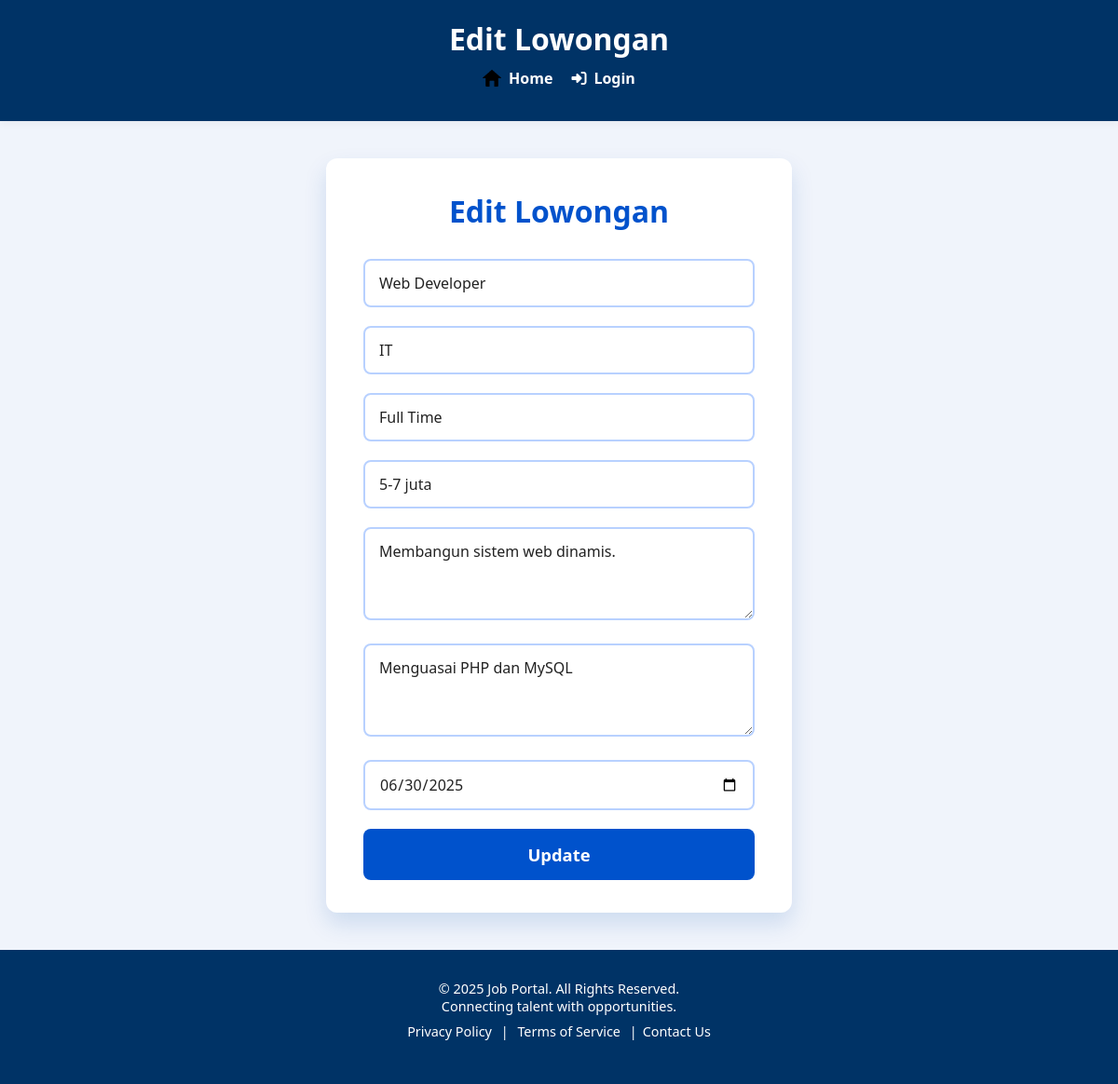
The page /edit_lowongan.php?id=1 on the database its author committed.
### tables this page shows
CREATE TABLE `lowongan` (
  `id` int(11) NOT NULL,
  `id_perusahaan` int(11) NOT NULL,
  `nama_pekerjaan` varchar(100) NOT NULL,
  `kategori` varchar(50) DEFAULT NULL,
  `jenis_pekerjaan` varchar(50) DEFAULT NULL,
  `rentang_gaji` varchar(50) DEFAULT NULL,
  `deskripsi` text DEFAULT NULL,
  `syarat` text DEFAULT NULL,
  `batas_lamaran` date DEFAULT NULL
);

### edit_lowongan.php (the view, shortened to what this page needs)
<?php
require 'config/koneksi.php';
$id = $_GET['id'];
$stmt = $conn->prepare("SELECT * FROM lowongan WHERE id = ?");
$stmt->bind_param("i", $id);
$stmt->execute();
$data = $stmt->get_result()->fetch_assoc();
?>
<!DOCTYPE html>
<html lang="en">
<head>
    <link rel="stylesheet" href="css/edit_lowongan.css?<?php echo time();?>">
</head>
<body>
    <?php
        include "include/header.php";
    ?>
    <form method="POST">
        <h2>Edit Lowongan</h2>
        <input type="text" name="nama_pekerjaan" value="<?= $data['nama_pekerjaan'] ?>" required><br>
        <input type="text" name="kategori" value="<?= $data['kategori'] ?>" required><br>
        <input type="text" name="jenis_pekerjaan" value="<?= $data['jenis_pekerjaan'] ?>" required><br>
        <input type="text" name="rentang_gaji" value="<?= $data['rentang_gaji'] ?>"><br>
        <textarea name="deskripsi"><?= $data['deskripsi'] ?></textarea><br>
        <textarea name="syarat"><?= $data['syarat'] ?></textarea><br>
        <input type="date" name="batas_lamaran" value="<?= $data['batas_lamaran'] ?>" required><br>
        <button type="submit">Update</button>
    </form>
</body>
    <?php
        include "include/footer.php";
    ?>
</html>

### css/edit_lowongan.css (style rules this page uses)
* { box-sizing: border-box; margin: 0; padding: 0; font-family: 'Segoe UI', Tahoma, Geneva, Verdana, sans-serif; }
body { background-color: #f0f4fb; padding: 0; }
form { background-color: #fff; width: 90%; max-width: 500px; margin: 40px auto; padding: 35px 40px; border-radius: 12px; box-shadow: 0 12px 25px rgba(0, 80, 175, 0.15); }
form h2 { color: #0052cc; font-weight: 700; font-size: 2rem; margin-bottom: 30px; text-align: center; }
input[type="text"], input[type="date"], textarea { width: 100%; padding: 13px 15px; margin-bottom: 20px; border: 2px solid #b8d1ff; border-radius: 8px; font-size: 1rem; transition: border-color 0.3s ease; color: #222; resize: vertical; }
textarea { min-height: 100px; }
::placeholder { color: #7a8fbf; font-style: italic; }
button[type="submit"] { width: 100%; padding: 15px 0; background-color: #0052cc; border: none; border-radius: 8px; color: #fff; font-size: 1.15rem; font-weight: 700; cursor: pointer; transition: background-color 0.3s ease; }

### rows shown on the page
lowongan: nama_pekerjaan "Web Developer", kategori "IT", jenis_pekerjaan "Full Time", rentang_gaji "5-7 juta", deskripsi "Membangun sistem web dinamis.", syarat "Menguasai PHP dan MySQL", batas_lamaran "06/30/2025"

### other values the page prints
$pageTitle "Edit Lowongan"
